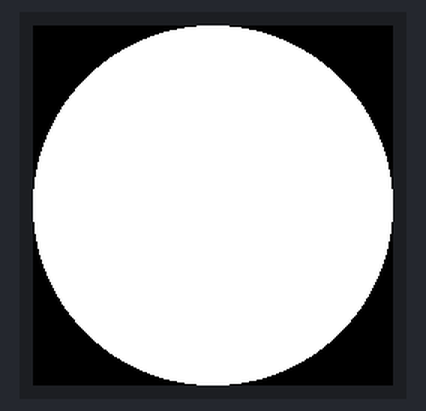
Recording of a program running on a simulated Raspberry Pi Pico running MicroPython. On the bench: 240×240 colour display. What the program prints to the serial console is not drawn. At 0.1 s the program stops and its outputs stay as they are.

Above: at 0.2 s.

The program:

main.py
```python
from machine import Pin, SPI, PWM
import framebuf
import time
import os

# Pin definitions
DC = 8
CS = 9
SCK = 10
MOSI = 11
MISO = 12
RST = 13
BL = 25

# LCD Driver
class LCD_1inch28(framebuf.FrameBuffer):
    def __init__(self):
        self.width = 240
        self.height = 240

        self.cs = Pin(CS, Pin.OUT)
        self.rst = Pin(RST, Pin.OUT)

        self.cs(1)
        self.spi = SPI(1, 100_000_000, polarity=0, phase=0, bits=8, sck=Pin(SCK), mosi=Pin(MOSI), miso=None)
        self.dc = Pin(DC, Pin.OUT)
        self.dc(1)
        self.buffer = bytearray(self.height * self.width * 2)
        super().__init__(self.buffer, self.width, self.height, framebuf.RGB565)
        self.init_display()

        # Define colors
        self.red   = 0x07E0
        self.green = 0x001f
        self.blue  = 0xf800
        self.white = 0xffff
        self.black = 0x0000

        self.fill(self.white)
        self.show()

        self.pwm = PWM(Pin(BL))
        self.pwm.freq(5000)

    def write_cmd(self, cmd):
        self.cs(1)
        self.dc(0)
        self.cs(0)
        self.spi.write(bytearray([cmd]))
        self.cs(1)

    def write_data(self, buf):
        self.cs(1)
        self.dc(1)
        self.cs(0)
        self.spi.write(bytearray([buf]))
        self.cs(1)

    def set_bl_pwm(self, duty):
        self.pwm.duty_u16(duty)

    def init_display(self):
        self.rst(1)
        time.sleep(0.01)
        self.rst(0)
        time.sleep(0.01)
        self.rst(1)
        time.sleep(0.05)

        self.write_cmd(0xEF)
        self.write_cmd(0xEB)
        self.write_data(0x14)

        self.write_cmd(0xFE)
        self.write_cmd(0xEF)

        self.write_cmd(0xEB)
        self.write_data(0x14)

        self.write_cmd(0x84)
        self.write_data(0x40)

        self.write_cmd(0x85)
        self.write_data(0xFF)

        self.write_cmd(0x86)
        self.write_data(0xFF)

        self.write_cmd(0x87)
        self.write_data(0xFF)

        self.write_cmd(0x88)
        self.write_data(0x0A)

        self.write_cmd(0x89)
        self.write_data(0x21)

        self.write_cmd(0x8A)
        self.write_data(0x00)

        self.write_cmd(0x8B)
        self.write_data(0x80)

        self.write_cmd(0x8C)
        self.write_data(0x01)

        self.write_cmd(0x8D)
        self.write_data(0x01)

        self.write_cmd(0x8E)
        self.write_data(0xFF)

        self.write_cmd(0x8F)
        self.write_data(0xFF)

        self.write_cmd(0xB6)
        self.write_data(0x00)
        self.write_data(0x20)

        self.write_cmd(0x36)
        self.write_data(0x98)

        self.write_cmd(0x3A)
        self.write_data(0x05)

        self.write_cmd(0x90)
        self.write_data(0x08)
        self.write_data(0x08)
        self.write_data(0x08)
        self.write_data(0x08)

        self.write_cmd(0xBD)
        self.write_data(0x06)

        self.write_cmd(0xBC)
        self.write_data(0x00)

        self.write_cmd(0xFF)
        self.write_data(0x60)
        self.write_data(0x01)
        self.write_data(0x04)

        self.write_cmd(0xC3)
        self.write_data(0x13)
        self.write_cmd(0xC4)
        self.write_data(0x13)

        self.write_cmd(0xC9)
        self.write_data(0x22)

        self.write_cmd(0xBE)
        self.write_data(0x11)

        self.write_cmd(0xE1)
        self.write_data(0x10)
        self.write_data(0x0E)

        self.write_cmd(0xDF)
        self.write_data(0x21)
        self.write_data(0x0c)
        self.write_data(0x02)

        self.write_cmd(0xF0)
        self.write_data(0x45)
        self.write_data(0x09)
        self.write_data(0x08)
        self.write_data(0x08)
        self.write_data(0x26)
        self.write_data(0x2A)

        self.write_cmd(0xF1)
        self.write_data(0x43)
        self.write_data(0x70)
        self.write_data(0x72)
        self.write_data(0x36)
        self.write_data(0x37)
        self.write_data(0x6F)

        self.write_cmd(0xF2)
        self.write_data(0x45)
        self.write_data(0x09)
        self.write_data(0x08)
        self.write_data(0x08)
        self.write_data(0x26)
        self.write_data(0x2A)

        self.write_cmd(0xF3)
        self.write_data(0x43)
        self.write_data(0x70)
        self.write_data(0x72)
        self.write_data(0x36)
        self.write_data(0x37)
        self.write_data(0x6F)

        self.write_cmd(0xED)
        self.write_data(0x1B)
        self.write_data(0x0B)

        self.write_cmd(0xAE)
        self.write_data(0x77)

        self.write_cmd(0xCD)
        self.write_data(0x63)

        self.write_cmd(0x70)
        self.write_data(0x07)
        self.write_data(0x07)
        self.write_data(0x04)
        self.write_data(0x0E)
        self.write_data(0x0F)
        self.write_data(0x09)
        self.write_data(0x07)
        self.write_data(0x08)
        self.write_data(0x03)

        self.write_cmd(0xE8)
        self.write_data(0x34)

        self.write_cmd(0x62)
        self.write_data(0x18)
        self.write_data(0x0D)
        self.write_data(0x71)
        self.write_data(0xED)
        self.write_data(0x70)
        self.write_data(0x70)
        self.write_data(0x18)
        self.write_data(0x0F)
        self.write_data(0x71)
        self.write_data(0xEF)
        self.write_data(0x70)
        self.write_data(0x70)

        self.write_cmd(0x63)
        self.write_data(0x18)
        self.write_data(0x11)
        self.write_data(0x71)
        self.write_data(0xF1)
        self.write_data(0x70)
        self.write_data(0x70)
        self.write_data(0x18)
        self.write_data(0x13)
        self.write_data(0x71)
        self.write_data(0xF3)
        self.write_data(0x70)
        self.write_data(0x70)

        self.write_cmd(0x64)
        self.write_data(0x28)
        self.write_data(0x29)
        self.write_data(0xF1)
        self.write_data(0x01)
        self.write_data(0xF1)
        self.write_data(0x00)
        self.write_data(0x07)

        self.write_cmd(0x66)
        self.write_data(0x3C)
        self.write_data(0x00)
        self.write_data(0xCD)
        self.write_data(0x67)
        self.write_data(0x45)
        self.write_data(0x45)
        self.write_data(0x10)
        self.write_data(0x00)
        self.write_data(0x00)
        self.write_data(0x00)

        self.write_cmd(0x67)
        self.write_data(0x00)
        self.write_data(0x3C)
        self.write_data(0x00)
        self.write_data(0x00)
        self.write_data(0x00)
        self.write_data(0x01)
        self.write_data(0x54)
        self.write_data(0x10)
        self.write_data(0x32)
        self.write_data(0x98)

        self.write_cmd(0x74)
        self.write_data(0x10)
        self.write_data(0x85)
        self.write_data(0x80)
        self.write_data(0x00)
        self.write_data(0x00)
        self.write_data(0x4E)
        self.write_data(0x00)

        self.write_cmd(0x98)
        self.write_data(0x3e)
        self.write_data(0x07)

        self.write_cmd(0x35)
        self.write_cmd(0x21)

        self.write_cmd(0x11)

        self.write_cmd(0x29)

    def set_windows(self, Xstart, Ystart, Xend, Yend):
        self.write_cmd(0x2A)
        self.write_data(0x00)
        self.write_data(Xstart)
        self.write_data(0x00)
        self.write_data(Xend-1)

        self.write_cmd(0x2B)
        self.write_data(0x00)
        self.write_data(Ystart)
        self.write_data(0x00)
        self.write_data(Yend-1)

        self.write_cmd(0x2C)

    def show(self):
        self.set_windows(0, 0, self.width, self.height)

        self.cs(1)
        self.dc(1)
        self.cs(0)
        self.spi.write(self.buffer)
        self.cs(1)


def load_frame(lcd, frame_path):
    """Load a frame file directly into the LCD buffer without extra memory allocation."""
    try:
        with open(frame_path, 'rb') as f:
            # Read directly into LCD buffer - no temporary memory allocation!
            bytes_read = f.readinto(lcd.buffer)
            if bytes_read != len(lcd.buffer):
                print(f"Frame size mismatch: expected {len(lcd.buffer)}, got {bytes_read}")
                return False
        return True
    except Exception as e:
        print(f"Error loading frame {frame_path}: {e}")
        return False


def play_animation(lcd, frames_dir='frames', frame_pattern='.rgb565', delay=0.08):
    """Play the animation by loading frames one at a time."""
    # Get list of frame files
    try:
        files = sorted([f for f in os.listdir(frames_dir) if frame_pattern in f])
    except OSError:
        print(f"Error: Could not find frames directory: {frames_dir}")
        return

    if not files:
        print("No frame files found")
        return

    print(f"Playing {len(files)} frames from {frames_dir}")

    # Play animation in loop
    frame_count = 0
    while True:
        for i, filename in enumerate(files):
            frame_path = f"{frames_dir}/{filename}"

            if load_frame(lcd, frame_path):
                lcd.show()
                frame_count += 1
                # Don't delay after last frame to avoid pause on loop
                if i < len(files) - 1:
                    time.sleep(delay)
            else:
                print(f"Failed to load {filename}")


if __name__ == '__main__':
    # Initialize LCD
    print("Initializing LCD...")
    lcd = LCD_1inch28()
    lcd.set_bl_pwm(65535)

    print("Starting animation...")
    # Play animation - uses frames/ directory by default
    # For optimized (reduced frame) version, use: frames_dir='frames_opt'
    # Adjust delay to change speed: 0.04 = ~25fps, 0.08 = ~12.5fps
    play_animation(lcd, frames_dir='frames_opt', frame_pattern='.rgb565', delay=0.06)
```
